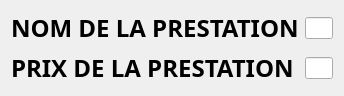
                         <widget class="QWidget" name="scrollAreaWidgetContents_2">
                          <property name="geometry">
                           <rect>
                            <x>0</x>
                            <y>0</y>
                            <width>344</width>
                            <height>82</height>
                           </rect>
                          </property>
                          <layout class="QGridLayout" name="gridLayout_5">
                           <item row="1" column="1">
                            <widget class="QLineEdit" name="lineEdit_3"/>
                           </item>
                           <item row="0" column="1">
                            <widget class="QLineEdit" name="lineEdit_2"/>
                           </item>
                           <item row="1" column="0">
                            <widget class="QLabel" name="label_prix_see">
                             <property name="font">
                              <font>
                               <family>3ds</family>
                               <pointsize>18</pointsize>
                               <weight>75</weight>
                               <bold>true</bold>
                              </font>
                             </property>
                             <property name="text">
                              <string>PRIX DE LA PRESTATION</string>
                             </property>
                            </widget>
                           </item>
                           <item row="0" column="0">
                            <widget class="QLabel" name="label_name_see">
                             <property name="font">
                              <font>
                               <family>3ds</family>
                               <pointsize>18</pointsize>
                               <weight>75</weight>
                               <bold>true</bold>
                              </font>
                             </property>
                             <property name="text">
                              <string>NOM DE LA PRESTATION</string>
                             </property>
                            </widget>
                           </item>
                          </layout>
                         </widget>
